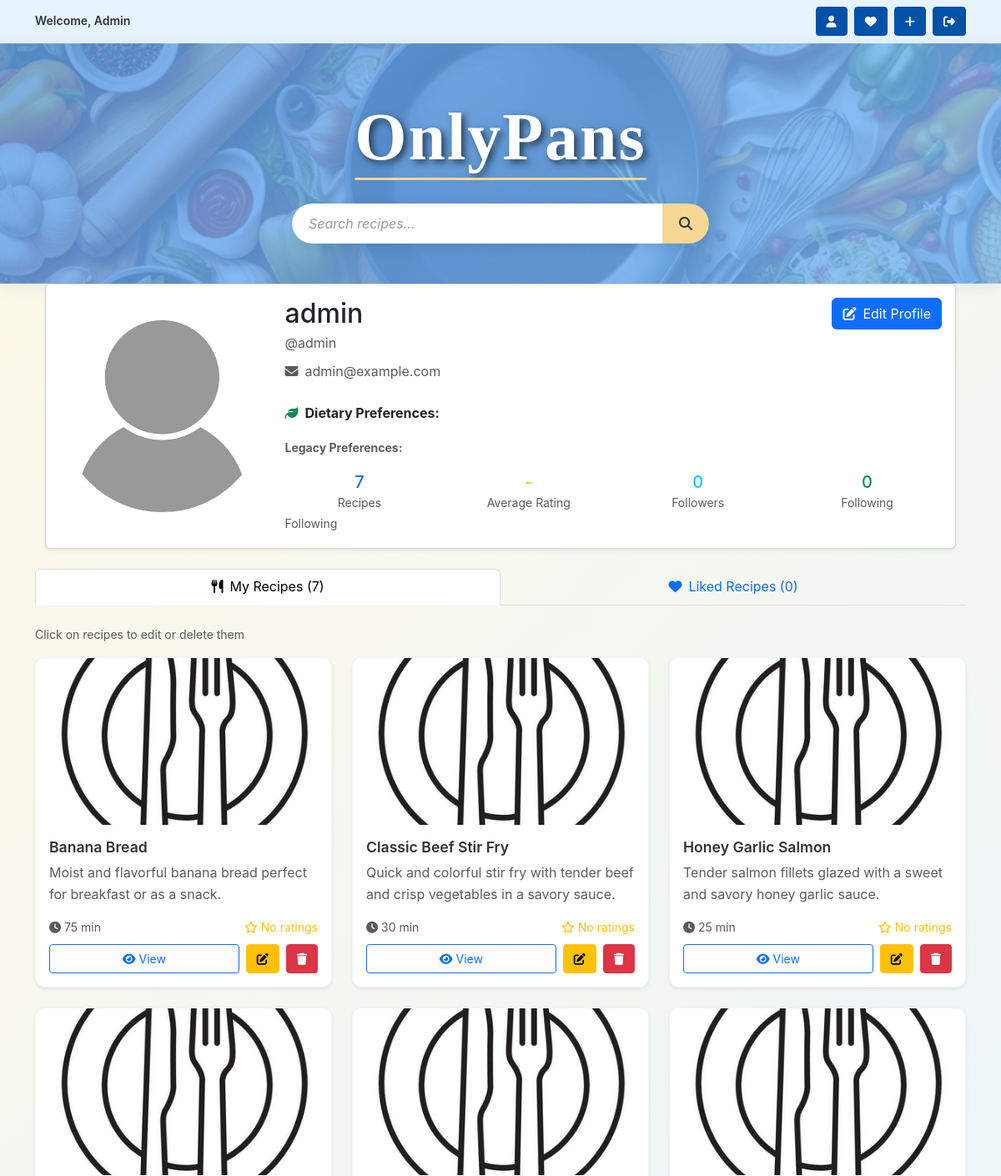
Page /accounts/profile/ (signed in, upper part) on the earlier database version.
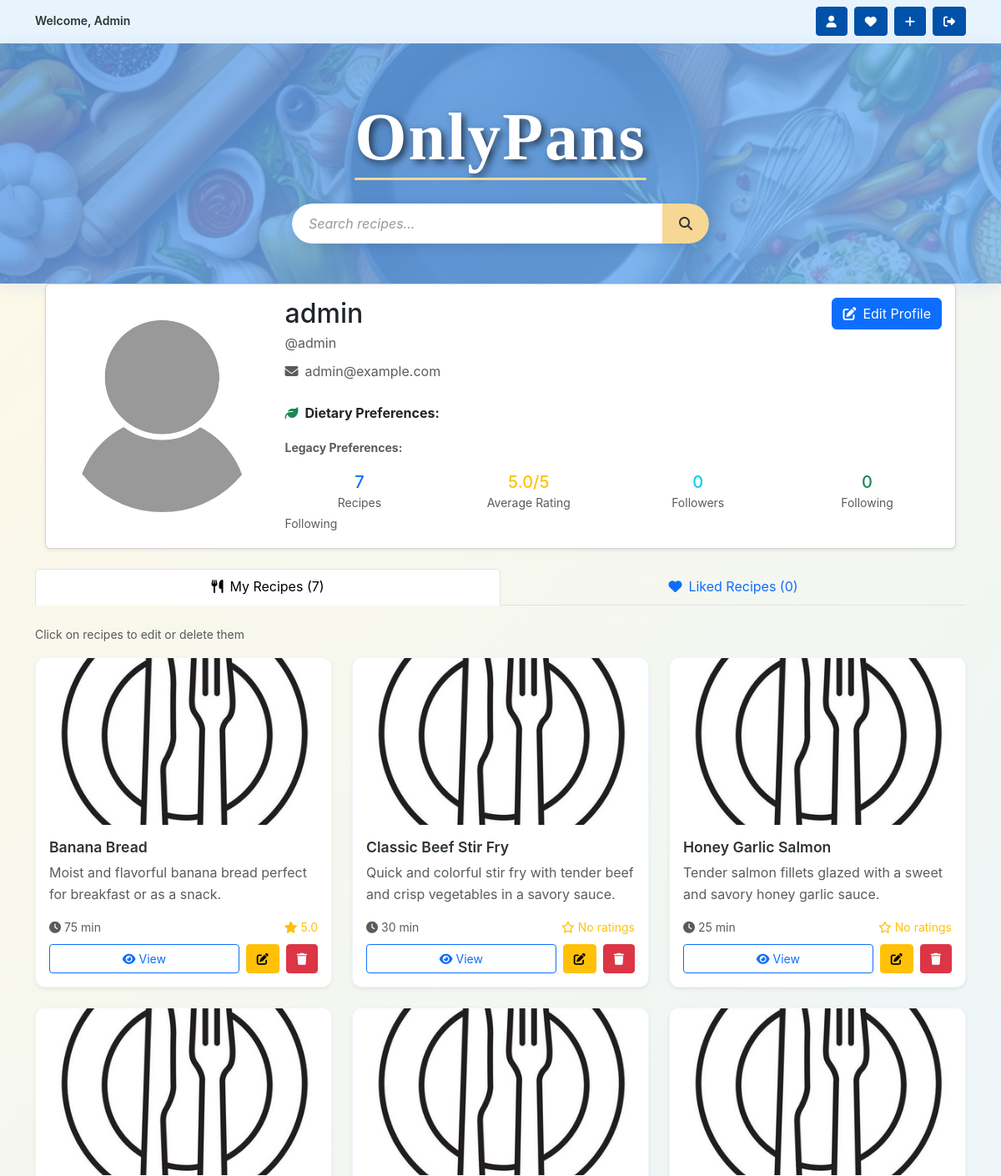
Same page on the later database version.
### recipes/models.py (models this page shows, shortened)
class Recipe(models.Model):
    user = models.ForeignKey(User, on_delete=models.CASCADE,
                             related_name='recipes')
    title = models.CharField(max_length=255)
    slug = models.SlugField(max_length=255, unique=True, blank=True)
    description = models.TextField(blank=True,
                                   help_text='Tell us about this recipe!')
    prep_time = models.PositiveIntegerField(
        help_text='Preparation time in minutes'
    )
    cook_time = models.PositiveIntegerField(
        help_text='Cooking time in minutes'
    )
    servings = models.PositiveIntegerField(default=4)
    image = CloudinaryField(
        'image',
        blank=True,
        null=True,
        folder='recipes/',
        help_text='Upload recipe image'
    )
    image_url = models.URLField(blank=True, help_text='Or paste image URL')
    tags = models.ManyToManyField(Tag, blank=True)
    view_count = models.PositiveIntegerField(default=0)
    created_at = models.DateTimeField(auto_now_add=True)
    updated_at = models.DateTimeField(auto_now=True)
    def get_image_url(self):
        from django.templatetags.static import static
        return static('images/default_recipe.png')
    @property
    def total_time(self):
        return self.prep_time + self.cook_time
    @property
    def average_rating(self):
        ratings = self.ratings.all()
        if ratings:
            return sum(r.rating for r in ratings) / len(ratings)
        return 0
    class Meta:
        ordering = ['-created_at']

class Rating(models.Model):
    RATING_CHOICES = [
        (1, '1 Star'),
        (2, '2 Stars'),
        (3, '3 Stars'),
        (4, '4 Stars'),
        (5, '5 Stars'),
    ]
    recipe = models.ForeignKey(
        Recipe,
        on_delete=models.CASCADE,
        related_name='ratings'
    )
    user = models.ForeignKey(User, on_delete=models.CASCADE)
    rating = models.PositiveIntegerField(
        choices=RATING_CHOICES,
        validators=[MinValueValidator(1), MaxValueValidator(5)],
        help_text='Rating from 1 to 5 stars'
    )
    created_at = models.DateTimeField(auto_now_add=True)
    updated_at = models.DateTimeField(auto_now=True)
    class Meta:
        unique_together = ('recipe', 'user')
        ordering = ['-created_at']

### accounts/views.py (the view)
# urls.py: path('profile/', views.profile_view, name='profile'),
@login_required
def profile_view(request, username=None):
    if username:
        profile_user = get_object_or_404(User, username=username)
        is_own_profile = request.user == profile_user
    else:
        profile_user = request.user
        is_own_profile = True
    from .models import UserProfile
    user_profile, created = UserProfile.objects.get_or_create(
        user=profile_user
    )
    user_recipes = profile_user.recipes.all().order_by('-created_at')
    follower_count = user_profile.get_follower_count()
    following_count = user_profile.get_following_count()
    is_following = False
    if request.user.is_authenticated and not is_own_profile:
        is_following = user_profile.is_following(profile_user)
    liked_recipes = []
    if is_own_profile:
        liked_recipe_objects = user_profile.get_liked_recipes()[:6]  # Show first 6
        liked_recipes = [like.recipe for like in liked_recipe_objects]
    context = {
        'profile_user': profile_user,
        'user_profile': user_profile,
        'is_own_profile': is_own_profile,
        'user_recipes': user_recipes,
        'recipe_count': user_recipes.count(),
        'average_rating': user_profile.get_average_recipe_rating(),
        'follower_count': follower_count,
        'following_count': following_count,
        'is_following': is_following,
        'liked_recipes': liked_recipes,
        'liked_count': len(user_profile.get_liked_recipes()) if is_own_profile else 0,
    }
    return render(request, 'accounts/profile.html', context)

### accounts/models.py (called while the page is built)
    def get_profile_image_url(self):
        from django.templatetags.static import static
        if self.profile_image:
            try:
                return self.profile_image.url
            except Exception:
                return static('images/default_user.jpg')
        return static('images/default_user.jpg')

    @property
    def full_display_name(self):
        if self.user.first_name or self.user.last_name:
            return self.user.get_full_name()
        return self.user.username

    def get_average_recipe_rating(self):
        user_recipes = self.user.recipes.all()
        if not user_recipes:
            return 0
        total_rating = 0
        total_recipes_with_ratings = 0
        for recipe in user_recipes:
            avg_rating = recipe.average_rating
            if avg_rating > 0:
                total_rating += avg_rating
                total_recipes_with_ratings += 1
        if total_recipes_with_ratings == 0:
            return 0
        return round(total_rating / total_recipes_with_ratings, 1)

    def get_follower_count(self):
        return self.user.followers.count()

    def get_following_count(self):
        return self.user.following.count()

### accounts/templates/accounts/profile.html (shortened to what the changed rows need)
{% extends 'base.html' %}
{% load static %}
{% load profile_extras %}
{% block content %}
<div class="container-fluid">
    <div class="row">
        <div class="col-12 mb-4">
            <div class="card shadow-sm">
                <div class="card-body">
                    <div class="row align-items-center">
                        <div class="col-md-9">
                            <div
                                class="d-flex justify-content-between align-items-start mb-3"
                            >
                                <div>
                                    <h2 class="mb-1">
                                        {{ profile_user.profile.full_display_name }}
                                    </h2>
                                </div>
                            </div>
                            <div class="row text-center">
                                <div class="col-md-3">
                                    <h5 class="mb-0 text-warning">
                                        {% if average_rating > 0 %}
                                            {{ average_rating }}/5
                                        {% else %}
                                            -
                                        {% endif %}
                                    </h5>
                                    <small class="text-muted">Average Rating</small>
                                </div>
                            </div>
                                </div>
                            </div>
                        </div>
                    </div>
                </div>
            </div>
        </div>
        <div class="col-12">
            {% if is_own_profile %}
            <div class="tab-content mt-4" id="nav-tabContent">
                <div class="tab-pane fade show active" id="nav-recipes" role="tabpanel" aria-labelledby="nav-recipes-tab">
            {% endif %}
            {% if user_recipes %}
            <div class="row">
                {% for recipe in user_recipes %}
                <div class="col-md-6 col-lg-4 mb-4">
                    <div class="card h-100 shadow-sm recipe-card">
                        {% if recipe.get_image_url %}
                        <img
                            src="{{ recipe.get_image_url }}"
                            class="card-img-top"
                            alt="{{ recipe.title }}"
                            class="profile-recipe-image"
                        />
                        {% endif %}
                        <div class="card-body d-flex flex-column">
                            <h5 class="card-title">{{ recipe.title }}</h5>
                            <p class="card-text text-muted flex-grow-1">
                                {{ recipe.description|truncatewords:15 }}
                            </p>
                            <div class="mt-auto">
                                <div
                                    class="d-flex justify-content-between align-items-center mb-2"
                                >
                                    <small class="text-muted">
                                        <i class="fas fa-clock me-1"></i>{{ recipe.total_time }} min
                                    </small>
                                    <small class="text-warning">
                                        {% if recipe.average_rating > 0 %}
                                            <i class="fas fa-star me-1"></i>{{ recipe.average_rating|floatformat:1 }}
                                        {% else %}
                                            <i class="far fa-star me-1"></i>No
                                        ratings {% endif %}
                                    </small>
                                </div>
                                <div class="d-flex gap-2">
                                    <a
                                        href="{% url 'recipe_detail' recipe.slug %}"
                                        class="btn btn-outline-primary btn-sm flex-grow-1"
                                    >
                                        <i class="fas fa-eye me-1"></i>View
                                    </a>
                                    {% if is_own_profile %}
                                    <a
                                        href="{% url 'recipe_edit' recipe.slug %}"
                                        class="btn btn-warning btn-sm"
                                        title="Edit Recipe"
                                    >
                                        <i class="fas fa-edit"></i>
                                    </a>
                                    <button
                                        class="btn btn-danger btn-sm"
                                        onclick="confirmDelete('{{ recipe.slug }}', '{{ recipe.title }}')"
                                        title="Delete Recipe"
                                    >
                                        <i class="fas fa-trash"></i>
                                    </button>
                                    {% endif %}
                                </div>
                            </div>
                        </div>
                    </div>
                </div>
                {% endfor %}
            </div>
            {% endif %}
            {% if is_own_profile %}
                </div>
            </div>
            {% endif %}
        </div>
{% endblock %}

Differences in the rows shown:
changed Recipe "Banana Bread": average_rating (not shown) → "5.0"; no longer shows "No ratings"
Other differences:
{{ average_rating }}: (not shown) → "5.0"
text now shown: "/5"
